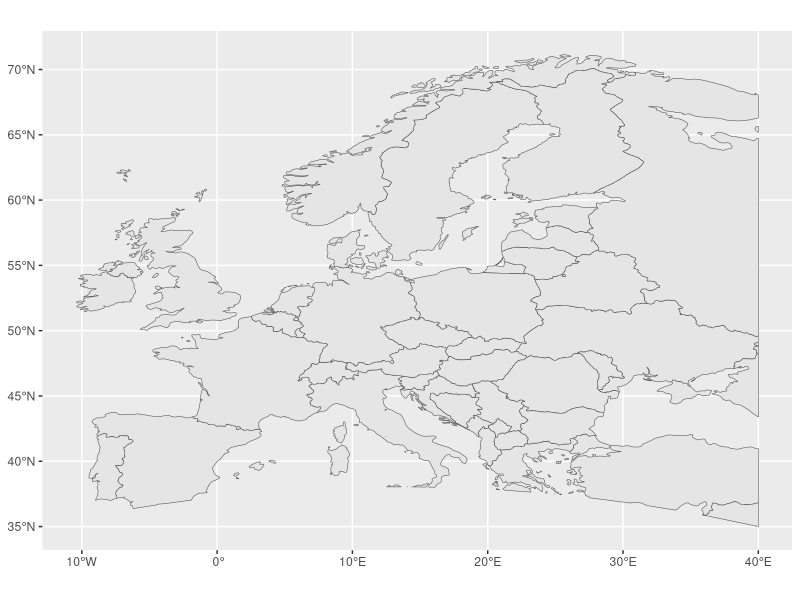

The R script that drew this image:
library(tidyverse)
library(sf)
library(rnaturalearth)
library(rnaturalearthdata)

world_map <- ne_countries(scale = 50, returnclass = 'sf')

european_countries <- c(
  "Albania", "Andorra", "Austria", "Belgium", "Belarus", "Bosnia and Herzegovina",
  "Bulgaria", "Croatia", "Cyprus", "Czech Rep.", "Denmark", "Estonia", "Finland",
  "France", "Germany", "Greece", "Hungary", "Ireland", "Italy", "Kosovo", "Latvia",
  "Lithuania", "Liechtenstein", "Luxembourg", "Malta", "Moldova", "Monaco",
  "Montenegro", "Netherlands", "North Macedonia", "Norway", "Poland", "Portugal",
  "Romania", "San Marino", "Serbia", "Slovakia", "Slovenia", "Spain", "Sweden",
  "Switzerland", "Turkey", "Ukraine", "United Kingdom", "Vatican City"
)

europe_bbox <- st_bbox(c(xmin = -13, ymin = 35, xmax = 40, ymax = 70), crs = st_crs(world_map))
europe_map <- st_crop(world_map, europe_bbox)

df <- tibble(
  country = european_countries,
  some_value = runif(length(european_countries))
)

europe_map <- europe_map %>%
  left_join(df, by = c("name" = "country"))

ggplot(europe_map) +
  geom_sf() +
  theme(aspect.ratio = 9/13)

study_area <- ggplot(europe_map) +
  geom_sf(fill = NA) +
  coord_sf(xlim = c(-13, 31), ylim = c(38, 65), expand = FALSE) +
  theme_bw(base_size = 15) +
  labs(x = NULL, y = NULL) +
  theme(aspect.ratio = 1) +
  annotate("rect", xmin = 2, xmax = 16, ymin = 48, ymax = 55,
           color = "red2", fill = NA, size = 1.2)

# ggsave("./figures/study_area.png", study_area, height = 10, width = 15, units = "cm", dpi = 600)
